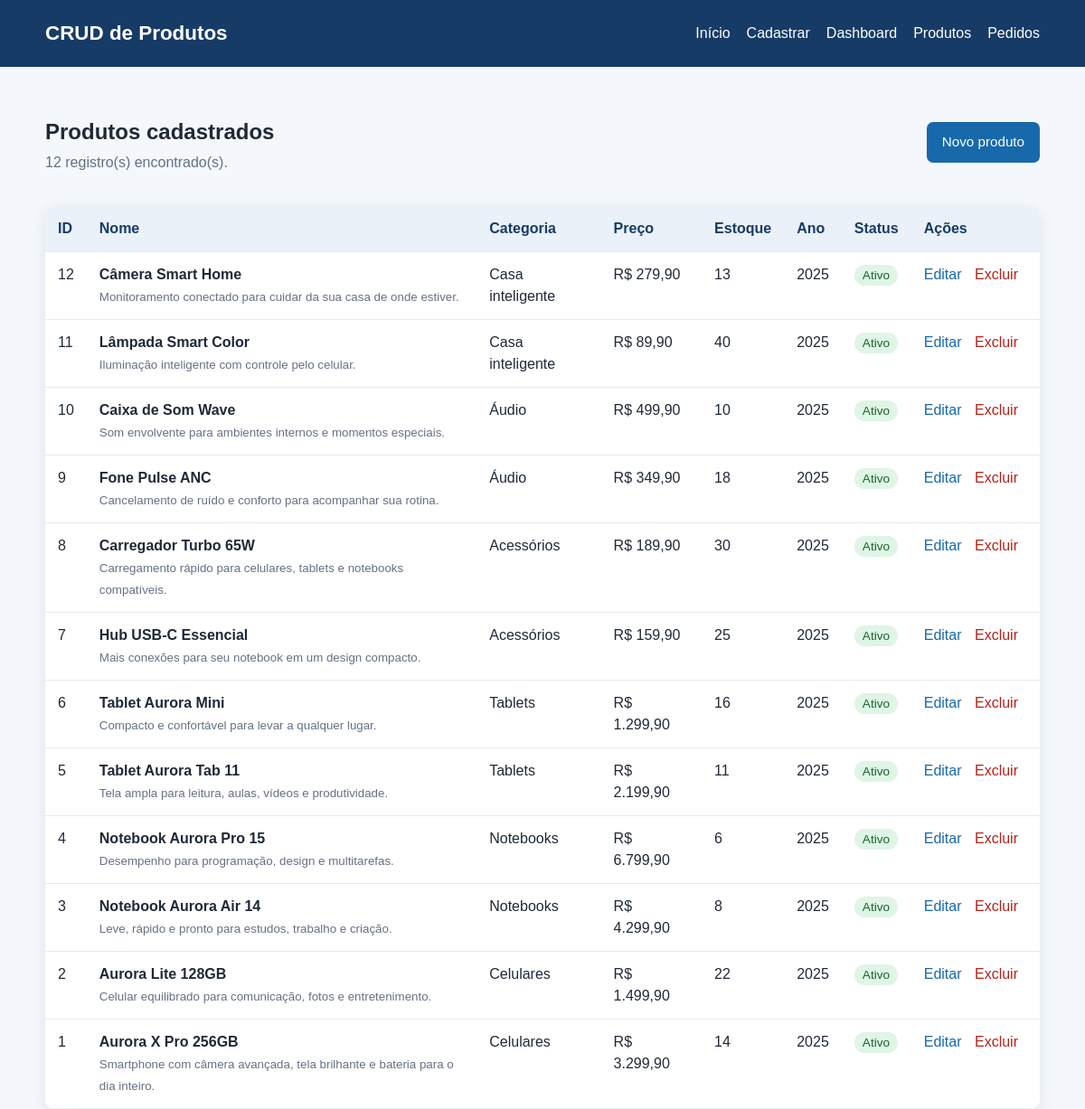
The app's page /listar.php with its own data.
### tables this page shows
CREATE TABLE IF NOT EXISTS produtos (
    id INT UNSIGNED AUTO_INCREMENT PRIMARY KEY,
    nome VARCHAR(120) NOT NULL,
    marca VARCHAR(80) NOT NULL DEFAULT 'Aurora',
    modelo VARCHAR(120) NOT NULL DEFAULT '',
    descricao VARCHAR(2000) NOT NULL,
    especificacoes TEXT NULL,
    categoria ENUM('Celulares', 'Notebooks', 'Tablets', 'Acessórios', 'Áudio', 'Casa inteligente') NOT NULL,
    preco DECIMAL(10,2) UNSIGNED NOT NULL,
    estoque INT UNSIGNED NOT NULL DEFAULT 0,
    ano SMALLINT UNSIGNED NOT NULL,
    status ENUM('Ativo', 'Inativo') NOT NULL DEFAULT 'Ativo',
    criado_em TIMESTAMP NOT NULL DEFAULT CURRENT_TIMESTAMP,
    atualizado_em TIMESTAMP NOT NULL DEFAULT CURRENT_TIMESTAMP ON UPDATE CURRENT_TIMESTAMP,
    INDEX idx_produtos_status (status),
    INDEX idx_produtos_categoria (categoria),
    INDEX idx_produtos_estoque (estoque)
);

### funcoes.php (called while the page is built, shortened)
<?php
function e(?string $valor): string
{
    return htmlspecialchars($valor ?? '', ENT_QUOTES | ENT_SUBSTITUTE, 'UTF-8');
}

### listar.php (the view, shortened to what this page needs)
<?php
require_once __DIR__ . '/conexao.php';
require_once __DIR__ . '/funcoes.php';
$stmt = $pdo->query(
    'SELECT id, nome, descricao, categoria, preco, estoque, ano, status
     FROM produtos
     ORDER BY id DESC'
);
$produtos = $stmt->fetchAll();
?>
<!DOCTYPE html>
<html lang="pt-BR">
<head>
    <link rel="stylesheet" href="CSS/estilo.css">
</head>
<body>
    <header class="topo">
        <div class="container">
            <h1>CRUD de Produtos</h1>
            <nav>
                <a href="index.php">Início</a>
                <a href="cadastro.php">Cadastrar</a>
                <a href="dashboard.php">Dashboard</a>
                <a href="listar.php">Produtos</a>
                <a href="pedidos.php">Pedidos</a>
            </nav>
        </div>
    </header>
    <main class="container">
        <div class="cabecalho">
            <div>
                <h2>Produtos cadastrados</h2>
                <p>
                    <?= count($produtos) ?> registro(s) encontrado(s).
                </p>
            </div>
            <a class="botao" href="cadastro.php">
                Novo produto
            </a>
        </div>
        <div class="tabela-wrapper">
            <table>
                <thead>
                    <tr>
                        <th>ID</th>
                        <th>Nome</th>
                        <th>Categoria</th>
                        <th>Preço</th>
                        <th>Estoque</th>
                        <th>Ano</th>
                        <th>Status</th>
                        <th>Ações</th>
                    </tr>
                </thead>
                <tbody>
                    <?php foreach ($produtos as $produto): ?>
                        <tr>
                            <td>
                                <?= (int) $produto['id'] ?>
                            </td>
                            <td>
                                <strong>
                                    <?= e($produto['nome']) ?>
                                </strong>
                                <br>
                                <small>
                                    <?= e($produto['descricao']) ?>
                                </small>
                            </td>
                            <td>
                                <?= e($produto['categoria']) ?>
                            </td>
                            <td>
                                R$
                                <?= number_format(
                                    (float) $produto['preco'],
                                    2,
                                    ',',
                                    '.'
                                ) ?>
                            </td>
                            <td>
                                <?= (int) $produto['estoque'] ?>
                            </td>
                            <td>
                                <?= (int) $produto['ano'] ?>
                            </td>
                            <td>
                                <span
                                    class="status <?= strtolower(e($produto['status'])) ?>"
                                >
                                    <?= e($produto['status']) ?>
                                </span>
                            </td>
                            <td class="acoes-tabela">
                                <a
                                    href="editar.php?id=<?= (int) $produto['id'] ?>"
                                >
                                    Editar
                                </a>
                                <form action="excluir.php" method="post" class="formulario-exclusao" onsubmit="return confirm('Deseja realmente excluir este produto?');">
                                    <button type="submit" class="link perigo">Excluir</button>
                                </form>
                            </td>
                        </tr>
                    <?php endforeach; ?>
                </tbody>
            </table>
        </div>
    </main>
</body>
</html>

### CSS/estilo.css (style rules this page uses)
* { box-sizing: border-box; }
body { margin: 0; background: #f4f7fb; color: #1f2937; font-family: Arial, sans-serif; line-height: 1.5; }
.container { width: min(1100px, 92%); margin: 0 auto; }
.topo { background: #173b67; color: #fff; padding: 20px 0; margin-bottom: 34px; }
.topo .container { display: flex; justify-content: space-between; align-items: center; gap: 20px; }
.topo h1 { margin: 0; font-size: 1.4rem; }
.topo nav { display: flex; gap: 18px; flex-wrap: wrap; }
.topo a { color: #fff; text-decoration: none; }
.botao { display: inline-block; border: 0; border-radius: 7px; background: #1769aa; color: #fff; padding: 11px 17px; text-decoration: none; cursor: pointer; font-size: 0.95rem; }
.cabecalho { display: flex; justify-content: space-between; align-items: center; margin-bottom: 20px; }
.cabecalho h2 { margin-bottom: 0; }
.cabecalho p { margin-top: 4px; color: #667085; }
.tabela-wrapper { overflow-x: auto; background: #fff; border-radius: 10px; box-shadow: 0 5px 18px #173b6717; }
table { width: 100%; border-collapse: collapse; min-width: 900px; }
th, td { padding: 13px 14px; border-bottom: 1px solid #e5eaf0; text-align: left; vertical-align: top; }
th { background: #eaf1f8; color: #173b67; }
small { color: #667085; }
.acoes-tabela { white-space: nowrap; }
.acoes-tabela a, .acoes-tabela .link { margin-right: 10px; color: #1769aa; text-decoration: none; }
.formulario-exclusao { display: inline; }
.link { border: 0; padding: 0; background: transparent; cursor: pointer; font: inherit; }
.acoes-tabela .perigo { color: #b42318; }
.status { padding: 4px 9px; border-radius: 12px; font-size: 0.85rem; }
.status.ativo { background: #dff5e5; color: #19652e; }
:root { --ink: #24333b; --muted: #6b7b80; --cream: #f7f3ec; --sage: #dce8d8; --green: #355f55; --gold: #d8a84e; }

### records on screen
produtos: id "12", nome "Câmera Smart Home", descricao "Monitoramento conectado para cuidar da sua casa de onde estiver.", categoria "Casa inteligente", preco "279,90", estoque "13", ano "2025", status "Ativo"
produtos: id "11", nome "Lâmpada Smart Color", descricao "Iluminação inteligente com controle pelo celular.", categoria "Casa inteligente", preco "89,90", estoque "40", ano "2025", status "Ativo"
produtos: id "10", nome "Caixa de Som Wave", descricao "Som envolvente para ambientes internos e momentos especiais.", categoria "Áudio", preco "499,90", estoque "10", ano "2025", status "Ativo"
produtos: id "9", nome "Fone Pulse ANC", descricao "Cancelamento de ruído e conforto para acompanhar sua rotina.", categoria "Áudio", preco "349,90", estoque "18", ano "2025", status "Ativo"
produtos: id "8", nome "Carregador Turbo 65W", descricao "Carregamento rápido para celulares, tablets e notebooks compatíveis.", categoria "Acessórios", preco "189,90", estoque "30", ano "2025", status "Ativo"
produtos: id "7", nome "Hub USB-C Essencial", descricao "Mais conexões para seu notebook em um design compacto.", categoria "Acessórios", preco "159,90", estoque "25", ano "2025", status "Ativo"
produtos: id "6", nome "Tablet Aurora Mini", descricao "Compacto e confortável para levar a qualquer lugar.", categoria "Tablets", preco "1.299,90", estoque "16", ano "2025", status "Ativo"
produtos: id "5", nome "Tablet Aurora Tab 11", descricao "Tela ampla para leitura, aulas, vídeos e produtividade.", categoria "Tablets", preco "2.199,90", estoque "11", ano "2025", status "Ativo"
produtos: id "4", nome "Notebook Aurora Pro 15", descricao "Desempenho para programação, design e multitarefas.", categoria "Notebooks", preco "6.799,90", estoque "6", ano "2025", status "Ativo"
produtos: id "3", nome "Notebook Aurora Air 14", descricao "Leve, rápido e pronto para estudos, trabalho e criação.", categoria "Notebooks", preco "4.299,90", estoque "8", ano "2025", status "Ativo"
produtos: id "2", nome "Aurora Lite 128GB", descricao "Celular equilibrado para comunicação, fotos e entretenimento.", categoria "Celulares", preco "1.499,90", estoque "22", ano "2025", status "Ativo"
produtos: id "1", nome "Aurora X Pro 256GB", descricao "Smartphone com câmera avançada, tela brilhante e bateria para o dia inteiro.", categoria "Celulares", preco "3.299,90", estoque "14", ano "2025", status "Ativo"

### other values on screen
count($produtos) "12"
